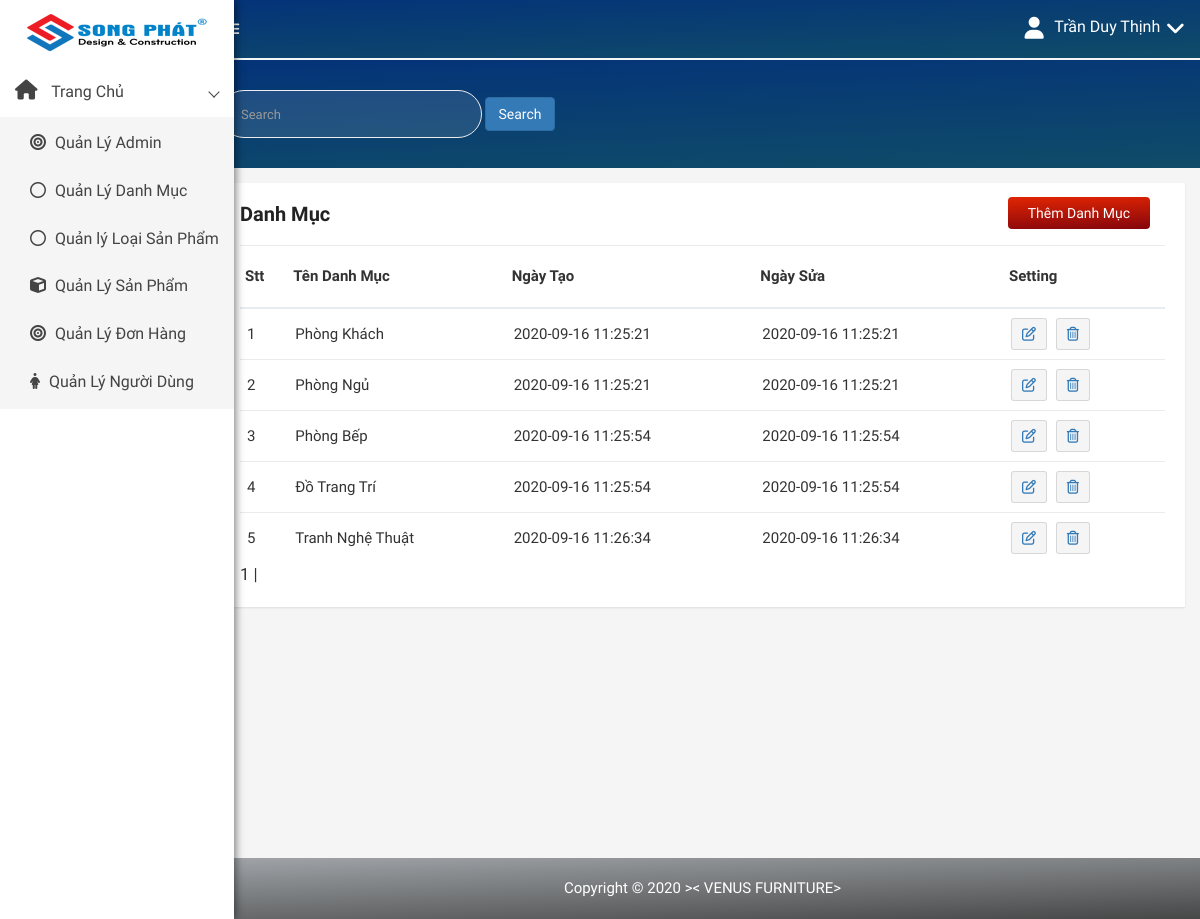
The app's page /admin/modules/category/index.php (signed in) with its own data.
### tables this page shows
CREATE TABLE `category` (
  `id` int(50) NOT NULL,
  `name` varchar(100) DEFAULT NULL,
  `slug` varchar(100) DEFAULT NULL,
  `images` varchar(100) DEFAULT NULL,
  `banner` varchar(100) DEFAULT NULL,
  `home` tinyint(100) DEFAULT 0,
  `status` tinyint(4) DEFAULT 0,
  `created_at` timestamp NOT NULL DEFAULT current_timestamp(),
  `updated_at` timestamp NOT NULL DEFAULT current_timestamp() ON UPDATE current_timestamp()
);

### libraries/Database.php (called while the page is built, shortened)
<?php
class DataProvider
{
	public static function ExecuteQuery($sql)
	{
		try{
			$connection = mysqli_connect("localhost","root","", "web_noi_that");
			mysqli_query($connection, "set names 'utf8'");
			$result = mysqli_query($connection, $sql);
			return $result;
		}catch(Exception $ex)
		{
			return null;
		}
    }
}
?>

### admin/modules/category/index.php (the view, shortened to what this page needs)
<?php require_once __DIR__ . "/../../layouts/header.php" ?>
<?php
$sotin1trang = 10;
if( isset($_GET["trang"]) ){
	$trang = $_GET["trang"];
	settype($trang, "int");
}else{
	$trang = 1;
}
?>
<div class="product-status mg-tb-15">
   <div class="container-fluid">
      <div class="row">
         <div class="col-lg-12 col-md-12 col-sm-12 col-xs-12"style="min-height:660px">
            <div class="product-status-wrap">
               <h4>Danh Mục</h4>
               <div class="add-product">
                  <a href="add.php">Thêm Danh Mục</a>
               </div>
               <table>
                  <tr>
                     <th>Stt</th>
                     <th>Tên Danh Mục</th>
                     <th>Ngày Tạo</th>
                     <th>Ngày Sửa</th>
                     <th>Setting</th>
                  </tr>
                  <?php
                  try {
                     $from = ($trang -1 ) * $sotin1trang;
                     $sql = "SELECT id, name, home, status, created_at,updated_at FROM `category` LIMIT $from, $sotin1trang";
                     $result = DataProvider::ExecuteQuery($sql);
                     $stt = 0;
                     while ($row = mysqli_fetch_array($result)) {
                        $stt++;
                        $chuoi = <<< EOD
                             <tr>
                             <td>$stt</td>
                             <td> {$row['name']} </td>
                             <td>{$row['created_at']}</td>
                             <td>{$row['updated_at']}</td>
                             <td>
                                 <a href="edit.php?id= {$row['id']} "> <button data-toggle="tooltip" title="Edit" class="pd-setting-ed"><i class="fa fa-pencil-square-o" aria-hidden="true"></i></button></a>
                                 <a href="delete.php?id= {$row['id']} " onclick="return confirm('Bạn có chắc muốn xóa danh mục này?')"> <button data-toggle="tooltip" title="Trash" class="pd-setting-ed"><i class="fa fa-trash-o" aria-hidden="true"> </i> </button> </a>
                             </td>
                         </tr>
                         EOD;
                        echo $chuoi;
                     }
                  } catch (Exception $ex) {
                     echo "Không thể mở CSDL";
                  }
                  ?>
               </table>
               <div id="phantrangcategory">
             <?php
             $x = "SELECT id FROM `category`";
             $kq = DataProvider::ExecuteQuery($x);
             $tongsotin = mysqli_num_rows($kq);
             $sotrang = ceil($tongsotin / $sotin1trang);
               for ($i = 1; $i <= $sotrang; $i++){
               if ($i == $trang){
               echo '<span>'.$i.'</span> | ';
               }
               else{
               echo '<a href="index.php?trang='.$i.'">'.$i.'</a> | ';
               }
               }
          ?>
</div>
            </div>
         </div>
      </div>
   </div>
</div>
<?php require_once __DIR__ . "/../../layouts/footer.php" ?>

### public/admin/css/main.css (style rules this page uses)
html { color: #222; font-size: 1em; line-height: 1.4; }

### admin/modules/category/index.php (style rules this page uses)
#phantrangcategory { font-size:larger; }

### records on screen
category: name "Phòng Khách", created_at "2020-09-16 11:25:21", updated_at "2020-09-16 11:25:21"
category: name "Phòng Ngủ", created_at "2020-09-16 11:25:21", updated_at "2020-09-16 11:25:21"
category: name "Phòng Bếp", created_at "2020-09-16 11:25:54", updated_at "2020-09-16 11:25:54"
category: name "Đồ Trang Trí", created_at "2020-09-16 11:25:54", updated_at "2020-09-16 11:25:54"
category: name "Tranh Nghệ Thuật", created_at "2020-09-16 11:26:34", updated_at "2020-09-16 11:26:34"

### other values on screen
$_SESSION['namead'] "Trần Duy Thịnh"
